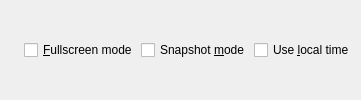
             <widget class="QWidget" name="GB_Options" native="true">
              <layout class="QGridLayout" name="gridLayout_13">
               <property name="leftMargin">
                <number>24</number>
               </property>
               <property name="topMargin">
                <number>6</number>
               </property>
               <property name="rightMargin">
                <number>6</number>
               </property>
               <property name="bottomMargin">
                <number>6</number>
               </property>
               <property name="spacing">
                <number>3</number>
               </property>
               <item row="0" column="1">
                <widget class="QCheckBox" name="CH_Snapshot">
                 <property name="sizePolicy">
                  <sizepolicy hsizetype="Minimum" vsizetype="Fixed">
                   <horstretch>0</horstretch>
                   <verstretch>0</verstretch>
                  </sizepolicy>
                 </property>
                 <property name="text">
                  <string>Snapshot &amp;mode</string>
                 </property>
                </widget>
               </item>
               <item row="0" column="2">
                <widget class="QCheckBox" name="CH_Local_Time">
                 <property name="sizePolicy">
                  <sizepolicy hsizetype="Minimum" vsizetype="Fixed">
                   <horstretch>0</horstretch>
                   <verstretch>0</verstretch>
                  </sizepolicy>
                 </property>
                 <property name="toolTip">
                  <string>Set real time clock to local time. Default=utc</string>
                 </property>
                 <property name="text">
                  <string>Use &amp;local time</string>
                 </property>
                </widget>
               </item>
               <item row="0" column="0">
                <widget class="QCheckBox" name="CH_Fullscreen">
                 <property name="sizePolicy">
                  <sizepolicy hsizetype="Minimum" vsizetype="Fixed">
                   <horstretch>0</horstretch>
                   <verstretch>0</verstretch>
                  </sizepolicy>
                 </property>
                 <property name="toolTip">
                  <string>Start in full screen</string>
                 </property>
                 <property name="text">
                  <string>&amp;Fullscreen mode</string>
                 </property>
                </widget>
               </item>
              </layout>
             </widget>
